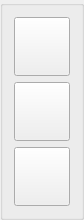
<?xml version="1.0" encoding="UTF-8"?>
<ui version="4.0">
 <class>NewOpenSaveToolbar</class>
 <widget class="QGroupBox" name="NewOpenSaveToolbar">
  <property name="geometry">
   <rect>
    <x>0</x>
    <y>0</y>
    <width>80</width>
    <height>220</height>
   </rect>
  </property>
  <property name="windowTitle">
   <string>New, Open, Save</string>
  </property>
  <layout class="QVBoxLayout" name="verticalLayout">
   <item>
    <widget class="QToolButton" name="pbNew">
     <property name="sizePolicy">
      <sizepolicy hsizetype="Expanding" vsizetype="Expanding">
       <horstretch>0</horstretch>
       <verstretch>0</verstretch>
      </sizepolicy>
     </property>
     <property name="focusPolicy">
      <enum>Qt::NoFocus</enum>
     </property>
     <property name="text">
      <string/>
     </property>
     <property name="icon">
      <iconset theme="document-new">
       <normaloff>.</normaloff>.</iconset>
     </property>
     <property name="iconSize">
      <size>
       <width>48</width>
       <height>48</height>
      </size>
     </property>
     <property name="popupMode">
      <enum>QToolButton::InstantPopup</enum>
     </property>
     <property name="toolButtonStyle">
      <enum>Qt::ToolButtonIconOnly</enum>
     </property>
    </widget>
   </item>
   <item>
    <widget class="QToolButton" name="pbOpen">
     <property name="sizePolicy">
      <sizepolicy hsizetype="Expanding" vsizetype="Expanding">
       <horstretch>0</horstretch>
       <verstretch>0</verstretch>
      </sizepolicy>
     </property>
     <property name="focusPolicy">
      <enum>Qt::NoFocus</enum>
     </property>
     <property name="icon">
      <iconset theme="document-open">
       <normaloff>.</normaloff>.</iconset>
     </property>
     <property name="iconSize">
      <size>
       <width>48</width>
       <height>48</height>
      </size>
     </property>
     <property name="popupMode">
      <enum>QToolButton::InstantPopup</enum>
     </property>
     <property name="toolButtonStyle">
      <enum>Qt::ToolButtonIconOnly</enum>
     </property>
    </widget>
   </item>
   <item>
    <widget class="QToolButton" name="pbSave">
     <property name="sizePolicy">
      <sizepolicy hsizetype="Expanding" vsizetype="Expanding">
       <horstretch>0</horstretch>
       <verstretch>0</verstretch>
      </sizepolicy>
     </property>
     <property name="focusPolicy">
      <enum>Qt::NoFocus</enum>
     </property>
     <property name="icon">
      <iconset theme="document-save">
       <normaloff>.</normaloff>.</iconset>
     </property>
     <property name="iconSize">
      <size>
       <width>48</width>
       <height>48</height>
      </size>
     </property>
     <property name="popupMode">
      <enum>QToolButton::InstantPopup</enum>
     </property>
     <property name="toolButtonStyle">
      <enum>Qt::ToolButtonIconOnly</enum>
     </property>
    </widget>
   </item>
  </layout>
 </widget>
 <resources/>
 <connections/>
</ui>
